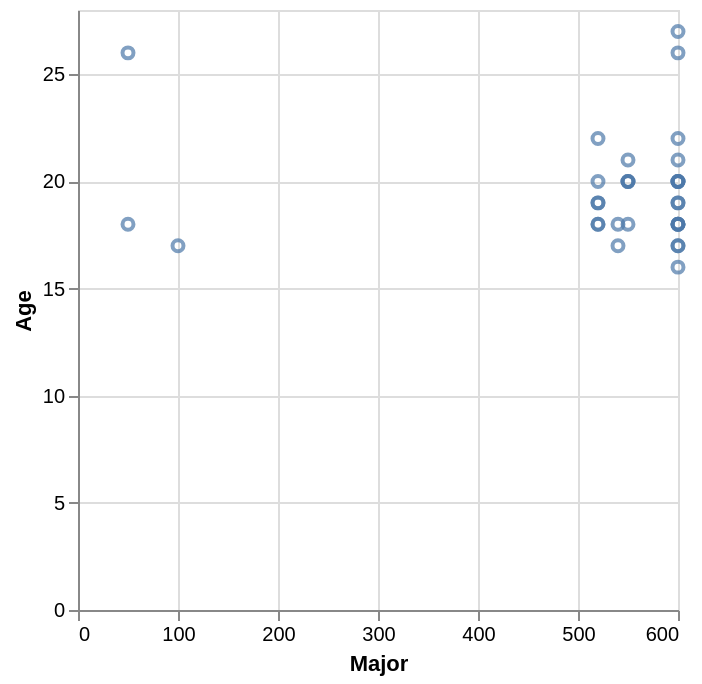

Specify this chart in Vega-Lite:
### Vega-Lite specification from a JSON file in a GitHub repository (floating-point values rounded to 4 significant figures)
{"data": {"values": [{"x_data": 600, "y_data": 19}, {"x_data": 600, "y_data": 21}, {"x_data": 600, "y_data": 20}, {"x_data": 600, "y_data": 26}, {"x_data": 600, "y_data": 18}, {"x_data": 600, "y_data": 18}, {"x_data": 600, "y_data": 20}, {"x_data": 600, "y_data": 19}, {"x_data": 600, "y_data": 17}, {"x_data": 600, "y_data": 22}, {"x_data": 600, "y_data": 20}, {"x_data": 600, "y_data": 18}, {"x_data": 600, "y_data": 16}, {"x_data": 600, "y_data": 17}, {"x_data": 600, "y_data": 27}, {"x_data": 600, "y_data": 20}, {"x_data": 600, "y_data": 18}, {"x_data": 520, "y_data": 22}, {"x_data": 520, "y_data": 19}, {"x_data": 540, "y_data": 17}, {"x_data": 520, "y_data": 20}, {"x_data": 540, "y_data": 18}, {"x_data": 520, "y_data": 18}, {"x_data": 520, "y_data": 19}, {"x_data": 520, "y_data": 18}, {"x_data": 550, "y_data": 20}, {"x_data": 100, "y_data": 17}, {"x_data": 550, "y_data": 21}, {"x_data": 550, "y_data": 20}, {"x_data": 550, "y_data": 20}, {"x_data": 550, "y_data": 18}, {"x_data": 50, "y_data": 18}, {"x_data": 50, "y_data": 26}]}, "mark": "point", "encoding": {"x": {"field": "x_data", "type": "quantitative", "title": "Major"}, "y": {"field": "y_data", "type": "quantitative", "title": "Age"}}}
